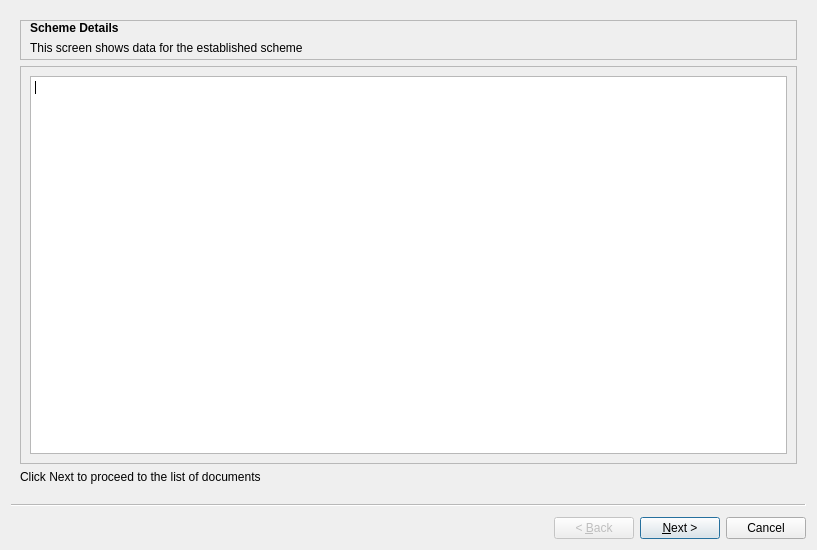
<?xml version="1.0" encoding="UTF-8"?>
<ui version="4.0">
 <class>FirstExam_Wzd</class>
 <widget class="QWizard" name="FirstExam_Wzd">
  <property name="geometry">
   <rect>
    <x>0</x>
    <y>0</y>
    <width>817</width>
    <height>550</height>
   </rect>
  </property>
  <property name="sizePolicy">
   <sizepolicy hsizetype="Preferred" vsizetype="Preferred">
    <horstretch>0</horstretch>
    <verstretch>0</verstretch>
   </sizepolicy>
  </property>
  <property name="windowTitle">
   <string>First Examination</string>
  </property>
  <widget class="QWizardPage" name="wizardPage1">
   <layout class="QGridLayout" name="gridLayout_2">
    <item row="0" column="0">
     <widget class="QFrame" name="title_frame">
      <property name="sizePolicy">
       <sizepolicy hsizetype="Preferred" vsizetype="Fixed">
        <horstretch>0</horstretch>
        <verstretch>0</verstretch>
       </sizepolicy>
      </property>
      <property name="minimumSize">
       <size>
        <width>0</width>
        <height>40</height>
       </size>
      </property>
      <property name="frameShape">
       <enum>QFrame::StyledPanel</enum>
      </property>
      <property name="frameShadow">
       <enum>QFrame::Raised</enum>
      </property>
      <widget class="QLabel" name="title_label">
       <property name="geometry">
        <rect>
         <x>10</x>
         <y>0</y>
         <width>91</width>
         <height>16</height>
        </rect>
       </property>
       <property name="font">
        <font>
         <weight>75</weight>
         <bold>true</bold>
        </font>
       </property>
       <property name="text">
        <string>Scheme Details</string>
       </property>
      </widget>
      <widget class="QLabel" name="subtitle_label">
       <property name="geometry">
        <rect>
         <x>10</x>
         <y>20</y>
         <width>311</width>
         <height>16</height>
        </rect>
       </property>
       <property name="text">
        <string>This screen shows data for the established scheme </string>
       </property>
      </widget>
     </widget>
    </item>
    <item row="1" column="0">
     <widget class="QFrame" name="frame_2">
      <property name="sizePolicy">
       <sizepolicy hsizetype="Preferred" vsizetype="Preferred">
        <horstretch>0</horstretch>
        <verstretch>0</verstretch>
       </sizepolicy>
      </property>
      <property name="frameShape">
       <enum>QFrame::StyledPanel</enum>
      </property>
      <property name="frameShadow">
       <enum>QFrame::Raised</enum>
      </property>
      <layout class="QVBoxLayout" name="verticalLayout">
       <item>
        <widget class="QTextEdit" name="textEdit">
         <property name="sizePolicy">
          <sizepolicy hsizetype="Expanding" vsizetype="MinimumExpanding">
           <horstretch>0</horstretch>
           <verstretch>0</verstretch>
          </sizepolicy>
         </property>
         <property name="html">
          <string>&lt;!DOCTYPE HTML PUBLIC &quot;-//W3C//DTD HTML 4.0//EN&quot; &quot;http://www.w3.org/TR/REC-html40/strict.dtd&quot;&gt;
&lt;html&gt;&lt;head&gt;&lt;meta name=&quot;qrichtext&quot; content=&quot;1&quot; /&gt;&lt;style type=&quot;text/css&quot;&gt;
p, li { white-space: pre-wrap; }
&lt;/style&gt;&lt;/head&gt;&lt;body style=&quot; font-family:'MS Shell Dlg 2'; font-size:8.25pt; font-weight:400; font-style:normal;&quot;&gt;
&lt;p style=&quot;-qt-paragraph-type:empty; margin-top:0px; margin-bottom:0px; margin-left:0px; margin-right:0px; -qt-block-indent:0; text-indent:0px; font-size:8pt;&quot;&gt;&lt;br /&gt;&lt;/p&gt;&lt;/body&gt;&lt;/html&gt;</string>
         </property>
         <property name="textInteractionFlags">
          <set>Qt::TextSelectableByKeyboard|Qt::TextSelectableByMouse</set>
         </property>
        </widget>
       </item>
      </layout>
     </widget>
    </item>
    <item row="2" column="0">
     <widget class="QLabel" name="label_3">
      <property name="sizePolicy">
       <sizepolicy hsizetype="Preferred" vsizetype="Preferred">
        <horstretch>0</horstretch>
        <verstretch>0</verstretch>
       </sizepolicy>
      </property>
      <property name="text">
       <string>Click Next to proceed to the list of documents </string>
      </property>
     </widget>
    </item>
   </layout>
  </widget>
  <widget class="QWizardPage" name="wizardPage2">
   <layout class="QGridLayout" name="gridLayout_4">
    <item row="1" column="0">
     <widget class="QLabel" name="label_2">
      <property name="sizePolicy">
       <sizepolicy hsizetype="Preferred" vsizetype="Fixed">
        <horstretch>0</horstretch>
        <verstretch>0</verstretch>
       </sizepolicy>
      </property>
      <property name="text">
       <string>For unapproved documents input comment must be added.</string>
      </property>
     </widget>
    </item>
    <item row="2" column="0">
     <widget class="QTableWidget" name="holders_tblWdg">
      <property name="enabled">
       <bool>true</bool>
      </property>
      <property name="sizePolicy">
       <sizepolicy hsizetype="Expanding" vsizetype="Fixed">
        <horstretch>0</horstretch>
        <verstretch>0</verstretch>
       </sizepolicy>
      </property>
      <property name="minimumSize">
       <size>
        <width>500</width>
        <height>300</height>
       </size>
      </property>
      <row>
       <property name="text">
        <string>Notice of Scheme Establishment</string>
       </property>
       <property name="textAlignment">
        <set>AlignLeft|AlignVCenter</set>
       </property>
      </row>
      <row>
       <property name="text">
        <string>Explanatory Report</string>
       </property>
      </row>
      <row>
       <property name="text">
        <string>Council Resolution</string>
       </property>
      </row>
      <row>
       <property name="text">
        <string>Title Deed of Blockerf</string>
       </property>
      </row>
      <row>
       <property name="text">
        <string>Cover Certificate</string>
       </property>
      </row>
      <row>
       <property name="text">
        <string>List of Potential Holders</string>
       </property>
      </row>
      <row>
       <property name="text">
        <string>Transfer Contract</string>
       </property>
      </row>
      <row>
       <property name="text">
        <string>Document Imposing Conditions</string>
       </property>
      </row>
      <row>
       <property name="text">
        <string>Digital Layout Plan</string>
       </property>
      </row>
      <column>
       <property name="text">
        <string>View</string>
       </property>
       <property name="textAlignment">
        <set>AlignHCenter|AlignVCenter|AlignCenter</set>
       </property>
      </column>
      <column>
       <property name="text">
        <string>Revision History</string>
       </property>
       <property name="textAlignment">
        <set>AlignHCenter|AlignVCenter|AlignCenter</set>
       </property>
      </column>
      <column>
       <property name="text">
        <string>Approve</string>
       </property>
       <property name="textAlignment">
        <set>AlignHCenter|AlignVCenter|AlignCenter</set>
       </property>
      </column>
      <column>
       <property name="text">
        <string>Comments</string>
       </property>
       <property name="font">
        <font>
         <pointsize>8</pointsize>
        </font>
       </property>
       <property name="textAlignment">
        <set>AlignHCenter|AlignVCenter|AlignCenter</set>
       </property>
      </column>
      <column>
       <property name="text">
        <string>Notification</string>
       </property>
       <property name="textAlignment">
        <set>AlignHCenter|AlignVCenter|AlignCenter</set>
       </property>
      </column>
      <item row="0" column="0">
       <property name="text">
        <string/>
       </property>
       <property name="font">
        <font>
         <underline>true</underline>
        </font>
       </property>
       <property name="foreground">
        <brush brushstyle="NoBrush">
         <color alpha="255">
          <red>0</red>
          <green>0</green>
          <blue>255</blue>
         </color>
        </brush>
       </property>
      </item>
      <item row="0" column="2">
       <property name="text">
        <string/>
       </property>
       <property name="checkState">
        <enum>Unchecked</enum>
       </property>
      </item>
      <item row="1" column="0">
       <property name="text">
        <string/>
       </property>
       <property name="font">
        <font>
         <underline>true</underline>
        </font>
       </property>
       <property name="foreground">
        <brush brushstyle="NoBrush">
         <color alpha="255">
          <red>0</red>
          <green>0</green>
          <blue>255</blue>
         </color>
        </brush>
       </property>
      </item>
      <item row="1" column="2">
       <property name="text">
        <string/>
       </property>
       <property name="checkState">
        <enum>Checked</enum>
       </property>
      </item>
      <item row="1" column="3">
       <property name="text">
        <string/>
       </property>
       <property name="foreground">
        <brush brushstyle="SolidPattern">
         <color alpha="255">
          <red>207</red>
          <green>207</green>
          <blue>207</blue>
         </color>
        </brush>
       </property>
       <property name="flags">
        <set>NoItemFlags</set>
       </property>
      </item>
      <item row="2" column="0">
       <property name="text">
        <string/>
       </property>
       <property name="font">
        <font>
         <underline>true</underline>
        </font>
       </property>
       <property name="background">
        <brush brushstyle="NoBrush">
         <color alpha="255">
          <red>0</red>
          <green>0</green>
          <blue>0</blue>
         </color>
        </brush>
       </property>
       <property name="foreground">
        <brush brushstyle="NoBrush">
         <color alpha="255">
          <red>0</red>
          <green>0</green>
          <blue>255</blue>
         </color>
        </brush>
       </property>
      </item>
      <item row="2" column="2">
       <property name="text">
        <string/>
       </property>
       <property name="checkState">
        <enum>Unchecked</enum>
       </property>
      </item>
      <item row="3" column="0">
       <property name="text">
        <string/>
       </property>
       <property name="font">
        <font>
         <underline>true</underline>
        </font>
       </property>
       <property name="background">
        <brush brushstyle="NoBrush">
         <color alpha="255">
          <red>0</red>
          <green>0</green>
          <blue>0</blue>
         </color>
        </brush>
       </property>
       <property name="foreground">
        <brush brushstyle="NoBrush">
         <color alpha="255">
          <red>0</red>
          <green>0</green>
          <blue>255</blue>
         </color>
        </brush>
       </property>
      </item>
      <item row="3" column="2">
       <property name="text">
        <string/>
       </property>
       <property name="checkState">
        <enum>Checked</enum>
       </property>
      </item>
      <item row="3" column="3">
       <property name="text">
        <string/>
       </property>
       <property name="flags">
        <set>NoItemFlags</set>
       </property>
      </item>
      <item row="4" column="0">
       <property name="text">
        <string/>
       </property>
       <property name="font">
        <font>
         <underline>true</underline>
        </font>
       </property>
       <property name="background">
        <brush brushstyle="NoBrush">
         <color alpha="255">
          <red>0</red>
          <green>0</green>
          <blue>0</blue>
         </color>
        </brush>
       </property>
       <property name="foreground">
        <brush brushstyle="NoBrush">
         <color alpha="255">
          <red>0</red>
          <green>0</green>
          <blue>255</blue>
         </color>
        </brush>
       </property>
      </item>
      <item row="4" column="2">
       <property name="text">
        <string/>
       </property>
       <property name="checkState">
        <enum>Unchecked</enum>
       </property>
      </item>
      <item row="5" column="0">
       <property name="text">
        <string/>
       </property>
       <property name="font">
        <font>
         <underline>true</underline>
        </font>
       </property>
       <property name="background">
        <brush brushstyle="NoBrush">
         <color alpha="255">
          <red>0</red>
          <green>0</green>
          <blue>0</blue>
         </color>
        </brush>
       </property>
       <property name="foreground">
        <brush brushstyle="NoBrush">
         <color alpha="255">
          <red>0</red>
          <green>0</green>
          <blue>255</blue>
         </color>
        </brush>
       </property>
      </item>
      <item row="5" column="2">
       <property name="text">
        <string/>
       </property>
       <property name="checkState">
        <enum>Checked</enum>
       </property>
      </item>
      <item row="5" column="3">
       <property name="text">
        <string/>
       </property>
       <property name="flags">
        <set>ItemIsSelectable|ItemIsDragEnabled|ItemIsUserCheckable</set>
       </property>
      </item>
      <item row="6" column="0">
       <property name="text">
        <string/>
       </property>
       <property name="font">
        <font>
         <underline>true</underline>
        </font>
       </property>
       <property name="background">
        <brush brushstyle="NoBrush">
         <color alpha="255">
          <red>0</red>
          <green>0</green>
          <blue>0</blue>
         </color>
        </brush>
       </property>
       <property name="foreground">
        <brush brushstyle="NoBrush">
         <color alpha="255">
          <red>0</red>
          <green>0</green>
          <blue>255</blue>
         </color>
        </brush>
       </property>
      </item>
      <item row="6" column="2">
       <property name="text">
        <string/>
       </property>
       <property name="checkState">
        <enum>Checked</enum>
       </property>
      </item>
      <item row="7" column="0">
       <property name="text">
        <string/>
       </property>
       <property name="font">
        <font>
         <underline>true</underline>
        </font>
       </property>
       <property name="background">
        <brush brushstyle="NoBrush">
         <color alpha="255">
          <red>0</red>
          <green>0</green>
          <blue>0</blue>
         </color>
        </brush>
       </property>
       <property name="foreground">
        <brush brushstyle="NoBrush">
         <color alpha="255">
          <red>0</red>
          <green>0</green>
          <blue>255</blue>
         </color>
        </brush>
       </property>
      </item>
      <item row="7" column="2">
       <property name="text">
        <string/>
       </property>
       <property name="checkState">
        <enum>Unchecked</enum>
       </property>
      </item>
      <item row="8" column="0">
       <property name="text">
        <string/>
       </property>
       <property name="font">
        <font>
         <underline>true</underline>
        </font>
       </property>
       <property name="background">
        <brush brushstyle="NoBrush">
         <color alpha="255">
          <red>0</red>
          <green>0</green>
          <blue>0</blue>
         </color>
        </brush>
       </property>
       <property name="foreground">
        <brush brushstyle="NoBrush">
         <color alpha="255">
          <red>0</red>
          <green>0</green>
          <blue>255</blue>
         </color>
        </brush>
       </property>
      </item>
      <item row="8" column="2">
       <property name="text">
        <string/>
       </property>
       <property name="checkState">
        <enum>Checked</enum>
       </property>
      </item>
     </widget>
    </item>
    <item row="0" column="0">
     <widget class="QFrame" name="title_frame_2">
      <property name="sizePolicy">
       <sizepolicy hsizetype="Preferred" vsizetype="Fixed">
        <horstretch>0</horstretch>
        <verstretch>0</verstretch>
       </sizepolicy>
      </property>
      <property name="minimumSize">
       <size>
        <width>0</width>
        <height>40</height>
       </size>
      </property>
      <property name="frameShape">
       <enum>QFrame::StyledPanel</enum>
      </property>
      <property name="frameShadow">
       <enum>QFrame::Raised</enum>
      </property>
      <widget class="QLabel" name="title_label_2">
       <property name="geometry">
        <rect>
         <x>10</x>
         <y>0</y>
         <width>111</width>
         <height>16</height>
        </rect>
       </property>
       <property name="font">
        <font>
         <weight>75</weight>
         <bold>true</bold>
        </font>
       </property>
       <property name="text">
        <string>List of Documents</string>
       </property>
      </widget>
      <widget class="QLabel" name="subtitle_label_2">
       <property name="geometry">
        <rect>
         <x>10</x>
         <y>20</y>
         <width>311</width>
         <height>16</height>
        </rect>
       </property>
       <property name="text">
        <string>This screen shows data for the established scheme </string>
       </property>
      </widget>
     </widget>
    </item>
    <item row="3" column="0">
     <widget class="QFrame" name="frame_3">
      <property name="sizePolicy">
       <sizepolicy hsizetype="Preferred" vsizetype="Fixed">
        <horstretch>0</horstretch>
        <verstretch>0</verstretch>
       </sizepolicy>
      </property>
      <property name="minimumSize">
       <size>
        <width>0</width>
        <height>40</height>
       </size>
      </property>
      <property name="maximumSize">
       <size>
        <width>16777215</width>
        <height>16777215</height>
       </size>
      </property>
      <property name="frameShape">
       <enum>QFrame::StyledPanel</enum>
      </property>
      <property name="frameShadow">
       <enum>QFrame::Raised</enum>
      </property>
      <widget class="QPushButton" name="pushButton">
       <property name="geometry">
        <rect>
         <x>350</x>
         <y>10</y>
         <width>91</width>
         <height>30</height>
        </rect>
       </property>
       <property name="sizePolicy">
        <sizepolicy hsizetype="Minimum" vsizetype="Fixed">
         <horstretch>0</horstretch>
         <verstretch>0</verstretch>
        </sizepolicy>
       </property>
       <property name="maximumSize">
        <size>
         <width>100</width>
         <height>30</height>
        </size>
       </property>
       <property name="text">
        <string>Finish</string>
       </property>
      </widget>
     </widget>
    </item>
   </layout>
  </widget>
  <widget class="QWizardPage" name="wizardPage">
   <layout class="QGridLayout" name="gridLayout_3">
    <item row="0" column="0">
     <widget class="QFrame" name="title_frame_3">
      <property name="sizePolicy">
       <sizepolicy hsizetype="Preferred" vsizetype="Fixed">
        <horstretch>0</horstretch>
        <verstretch>0</verstretch>
       </sizepolicy>
      </property>
      <property name="minimumSize">
       <size>
        <width>0</width>
        <height>40</height>
       </size>
      </property>
      <property name="frameShape">
       <enum>QFrame::StyledPanel</enum>
      </property>
      <property name="frameShadow">
       <enum>QFrame::Raised</enum>
      </property>
      <widget class="QLabel" name="title_label_3">
       <property name="geometry">
        <rect>
         <x>10</x>
         <y>0</y>
         <width>61</width>
         <height>16</height>
        </rect>
       </property>
       <property name="font">
        <font>
         <weight>75</weight>
         <bold>true</bold>
        </font>
       </property>
       <property name="text">
        <string>Summary</string>
       </property>
      </widget>
      <widget class="QLabel" name="subtitle_label_3">
       <property name="geometry">
        <rect>
         <x>10</x>
         <y>20</y>
         <width>311</width>
         <height>16</height>
        </rect>
       </property>
       <property name="text">
        <string>Below is an output of the examination process.</string>
       </property>
      </widget>
     </widget>
    </item>
    <item row="1" column="0">
     <widget class="QFrame" name="frame">
      <property name="frameShape">
       <enum>QFrame::StyledPanel</enum>
      </property>
      <property name="frameShadow">
       <enum>QFrame::Raised</enum>
      </property>
      <layout class="QGridLayout" name="gridLayout">
       <item row="0" column="0">
        <widget class="QTreeView" name="tr_summary"/>
       </item>
      </layout>
     </widget>
    </item>
    <item row="2" column="0">
     <widget class="QLabel" name="label">
      <property name="text">
       <string>Confirm the details. Click finish if details are ok or go back to previous steps to edit</string>
      </property>
     </widget>
    </item>
   </layout>
  </widget>
 </widget>
 <resources/>
 <connections/>
</ui>
